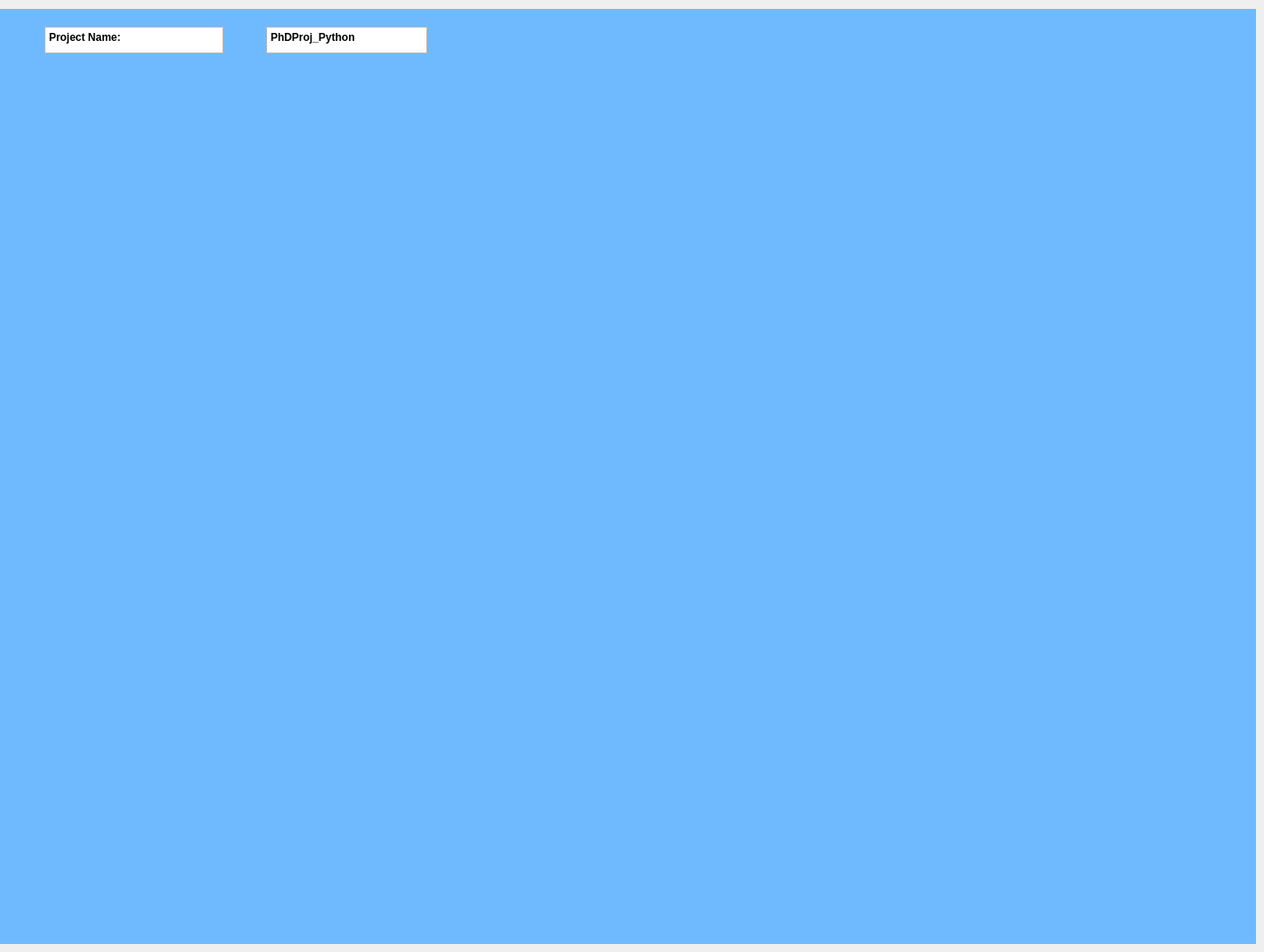
         <widget class="QWidget" name="tab_general">
          <property name="sizePolicy">
           <sizepolicy hsizetype="Expanding" vsizetype="Expanding">
            <horstretch>0</horstretch>
            <verstretch>0</verstretch>
           </sizepolicy>
          </property>
          <attribute name="title">
           <string>General</string>
          </attribute>
          <widget class="QPlainTextEdit" name="et_project_name">
           <property name="geometry">
            <rect>
             <x>299</x>
             <y>30</y>
             <width>181</width>
             <height>30</height>
            </rect>
           </property>
           <property name="sizePolicy">
            <sizepolicy hsizetype="Expanding" vsizetype="Expanding">
             <horstretch>0</horstretch>
             <verstretch>0</verstretch>
            </sizepolicy>
           </property>
           <property name="font">
            <font>
             <weight>75</weight>
             <italic>false</italic>
             <bold>true</bold>
            </font>
           </property>
           <property name="layoutDirection">
            <enum>Qt::LeftToRight</enum>
           </property>
           <property name="verticalScrollBarPolicy">
            <enum>Qt::ScrollBarAlwaysOff</enum>
           </property>
           <property name="plainText">
            <string>PhDProj_Python</string>
           </property>
           <property name="centerOnScroll">
            <bool>true</bool>
           </property>
          </widget>
          <widget class="QPlainTextEdit" name="st0">
           <property name="geometry">
            <rect>
             <x>50</x>
             <y>30</y>
             <width>201</width>
             <height>30</height>
            </rect>
           </property>
           <property name="font">
            <font>
             <weight>75</weight>
             <italic>false</italic>
             <bold>true</bold>
            </font>
           </property>
           <property name="autoFillBackground">
            <bool>false</bool>
           </property>
           <property name="verticalScrollBarPolicy">
            <enum>Qt::ScrollBarAlwaysOff</enum>
           </property>
           <property name="plainText">
            <string>Project Name:</string>
           </property>
           <property name="textInteractionFlags">
            <set>Qt::NoTextInteraction</set>
           </property>
           <property name="centerOnScroll">
            <bool>true</bool>
           </property>
          </widget>
          <widget class="QMdiArea" name="mdarea_general">
           <property name="geometry">
            <rect>
             <x>0</x>
             <y>10</y>
             <width>1411</width>
             <height>1051</height>
            </rect>
           </property>
           <property name="sizePolicy">
            <sizepolicy hsizetype="Minimum" vsizetype="Fixed">
             <horstretch>0</horstretch>
             <verstretch>0</verstretch>
            </sizepolicy>
           </property>
           <property name="background">
            <brush brushstyle="SolidPattern">
             <color alpha="255">
              <red>111</red>
              <green>186</green>
              <blue>255</blue>
             </color>
            </brush>
           </property>
          </widget>
          <zorder>mdarea_general</zorder>
          <zorder>et_project_name</zorder>
          <zorder>st0</zorder>
         </widget>
